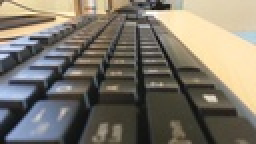
%> input picture PA1_keyboard_aligned/32/1.jpg, 128 x 72 px, shrunk from 1280 x 720 before the run (shown 2 times larger); its folder holds 3 pictures in this run
$ octave main.m   (GNU Octave 9; MATLAB toolbox functions it lacks are replaced by stand-ins)
%> lines starting %> are read from the running program, lines starting %| are printed output that depends on the picture
### loadImages.m
function Seq = loadImages(imgPath, imgType)
%> called with imgPath = 'PA1_keyboard_aligned\32\', imgType = '*.jpg'
    %imgPath = 'path/to/images/folder/';
    %imgType = '*.png'; % change based on image type
    images  = dir([imgPath imgType]);


    N = length(images);
    X = cell(N,1);

    for idx = 1:N
        X(idx,1) =  cellstr(images(idx).name);

    end


    X =natsortfiles(X);

    for idx = 1:N
        images(idx).name = char(X(idx));
    end


    % check images
    if( ~exist(imgPath, 'dir') || N<1 )
        display('Directory not found or no matching images found.');
    end

    % preallocate cell
    Seq{N,1} = [];

    for idx = 1:N
        Seq{idx} = imread([imgPath images(idx).name]);
    end
end

### natsort.m
function [X,ndx,dbg] = natsort(X,xpr,varargin) %#ok<*SPERR>
% Alphanumeric / Natural-Order sort the strings in a cell array of strings (1xN char).
%
% (c) 2012 Stephen Cobeldick
%
% Alphanumeric sort of a cell array of strings: sorts by character order
% and also by the values of any numbers that are within the strings. The
% default is case-insensitive ascending with integer number substrings:
% optional inputs control the sort direction, case sensitivity, and number
% matching (see the section "Number Substrings" below).
%
%%% Example:
% [6 lines of commented-out code are left out]
%%% Syntax:
%  Y = natsort(X)
%  Y = natsort(X,xpr)
%  Y = natsort(X,xpr,<options>)
% [Y,ndx] = natsort(X,...)
% [Y,ndx,dbg] = natsort(X,...)
%
% To sort filenames or filepaths use NATSORTFILES (File Exchange 47434).
% To sort the rows of a cell array of strings use NATSORTROWS (File Exchange 47433).
%
% See also NATSORTFILES NATSORTROWS SORT CELLSTR IREGEXP REGEXP SSCANF INTMAX
%
%% Number Substrings %%
%
% By default consecutive digit characters are interpreted as an integer.
% The optional regular expression pattern <xpr> permits the numbers to also
% include a +/- sign, decimal digits, exponent E-notation, or any literal
% characters, quantifiers, or look-around requirements. For more information:
% http://www.mathworks.com/help/matlab/matlab_prog/regular-expressions.html
%
% The substrings are then parsed by SSCANF into numeric variables, using
% either the *default format '%f' or the user-supplied format specifier.
%
% This table shows some example regular expression patterns for some common
% notations and ways of writing numbers (see section "Examples" for more):
%
% <xpr> Regular | Number Substring | Number Substring              | SSCANF
% Expression:   | Match Examples:  | Match Description:            | Format Specifier:
% ==============|==================|===============================|==================
% *         \d+ | 0, 1, 234, 56789 | unsigned integer              | %f  %u  %lu  %i
% --------------|------------------|-------------------------------|------------------
%     (-|+)?\d+ | -1, 23, +45, 678 | integer with optional +/- sign| %f  %d  %ld  %i
% --------------|------------------|-------------------------------|------------------
%     \d+\.?\d* | 012, 3.45, 678.9 | integer or decimal            | %f
% --------------|------------------|-------------------------------|------------------
%   \d+|Inf|NaN | 123, 4, Inf, NaN | integer, infinite or NaN value| %f
% --------------|------------------|-------------------------------|------------------
%  \d+\.\d+e\d+ | 0.123e4, 5.67e08 | exponential notation          | %f
% --------------|------------------|-------------------------------|------------------
%  0[0-7]+      | 012, 03456, 0700 | octal prefix & notation       | %o  %i
% --------------|------------------|-------------------------------|------------------
%  0X[0-9A-F]+  | 0X0, 0XFF, 0X7C4 | hexadecimal prefix & notation | %x  %i
% --------------|------------------|-------------------------------|------------------
%  0B[01]+      | 0B101, 0B0010111 | binary prefix & notation      | %b   (not SSCANF)
% --------------|------------------|-------------------------------|------------------
%
% The SSCANF format specifier (including %b) can include literal characters
% and skipped fields. The octal, hexadecimal and binary prefixes are optional.
% For more information: http://www.mathworks.com/help/matlab/ref/sscanf.html
%
%% Debugging Output Array %%
%
% The third output is a cell array <dbg>, to check if the numbers have
% been matched by the regular expression <rgx> and converted to numeric
% by the SSCANF format. The rows of <dbg> are linearly indexed from <X>:
%
% [~,~,dbg] = natsort(X)
% dbg =
%    'x'    [ 2]
%    'x'    [10]
%    'x'    [ 1]
%
%% Relative Sort Order %%
%
% The sort order of the number substrings relative to the characters
% can be controlled by providing one of the following string options:
%
% Option Token:| Relative Sort Order:                 | Example:
% =============|======================================|====================
% 'beforechar' | numbers < char(0:end)                | '1' < '#' < 'A'
% -------------|--------------------------------------|--------------------
% 'afterchar'  | char(0:end) < numbers                | '#' < 'A' < '1'
% -------------|--------------------------------------|--------------------
% 'asdigit'   *| char(0:47) < numbers < char(48:end)  | '#' < '1' < 'A'
% -------------|--------------------------------------|--------------------
%
% Note that the digit characters have character values 48 to 57, inclusive.
%
%% Examples %%
%
%%% Multiple integer substrings (e.g. release version numbers):
% [6 lines of commented-out code are left out]
%%% Integer, decimal or Inf number substrings, possibly with +/- signs:
% [6 lines of commented-out code are left out]
%%% Integer or decimal number substrings, possibly with an exponent:
% [6 lines of commented-out code are left out]
%%% Hexadecimal number substrings (possibly with '0X' prefix):
% [6 lines of commented-out code are left out]
%%% Binary number substrings (possibly with '0B' prefix):
% [6 lines of commented-out code are left out]
%%% UINT64 number substrings (with full precision!):
% natsort({'a18446744073709551615z', 'a18446744073709551614z'}, [], '%lu')
%  ans =   'a18446744073709551614z'  'a18446744073709551615z'
%
%%% Case sensitivity:
% [6 lines of commented-out code are left out]
%%% Sort direction:
% [6 lines of commented-out code are left out]
%%% Relative sort-order of number substrings compared to characters:
% [8 lines of commented-out code are left out]
%% Input and Output Arguments %%
%
%%% Inputs (*=default):
%   X   = CellArrayOfCharRowVectors, to be sorted into natural-order.
%   xpr = CharRowVector, regular expression for number substrings, '\d+'*.
% <options> tokens can be entered in any order, as many as required:
%   - Sort direction: 'descend'/'ascend'*.
%   - Case sensitive/insensitive matching: 'matchcase'/'ignorecase'*.
%   - Relative sort of numbers: 'beforechar'/'afterchar'/'asdigit'*.
%   - The SSCANF number conversion format, e.g.: '%x', '%i', '%f'*, etc.
%
%%% Outputs:
% [6 lines of commented-out code are left out]

%% Input Wrangling %%
%
assert(iscell(X),'First input <X> must be a cell array.')
tmp = cellfun('isclass',X,'char') & cellfun('size',X,1)<2 & cellfun('ndims',X)<3;
assert(all(tmp(:)),'First input <X> must be a cell array of char row vectors (1xN char).')
%
% Regular expression:
if nargin<2 || isnumeric(xpr)&&isempty(xpr)
	xpr = '\d+';
else
	assert(ischar(xpr)&&isrow(xpr),'Second input <xpr> must be a regular expression (char row vector).')
end
%
% Optional arguments:
tmp = cellfun('isclass',varargin,'char') & 1==cellfun('size',varargin,1) & 2==cellfun('ndims',varargin);
assert(all(tmp(:)),'All optional arguments must be char row vectors (1xN char).')
% Character case matching:
ChrM = strcmpi(varargin,'matchcase');
ChrX = strcmpi(varargin,'ignorecase')|ChrM;
% Sort direction:
DrnD = strcmpi(varargin,'descend');
DrnX = strcmpi(varargin,'ascend')|DrnD;
% Relative sort-order of numbers compared to characters:
RsoB = strcmpi(varargin,'beforechar');
RsoA = strcmpi(varargin,'afterchar');
RsoX = strcmpi(varargin,'asdigit')|RsoB|RsoA;
% SSCANF conversion format:
FmtX = ~(ChrX|DrnX|RsoX);
%
if nnz(FmtX)>1
	tmp = sprintf(', ''%s''',varargin{FmtX});
	error('Overspecified optional arguments:%s.',tmp(2:end))
end
if nnz(DrnX)>1
	tmp = sprintf(', ''%s''',varargin{DrnX});
	error('Sort direction is overspecified:%s.',tmp(2:end))
end
if nnz(RsoX)>1
	tmp = sprintf(', ''%s''',varargin{RsoX});
	error('Relative sort-order is overspecified:%s.',tmp(2:end))
end
%
%% Split Strings %%
%
% Split strings into number and remaining substrings:
[MtS,MtE,MtC,SpC] = regexpi(X(:),xpr,'start','end','match','split',varargin{ChrX});
%
% Determine lengths:
MtcD = cellfun(@minus,MtE,MtS,'UniformOutput',false);
LenZ = cellfun('length',X(:))-cellfun(@sum,MtcD);
LenY = max(LenZ);
LenX = numel(MtC);
%
dbg = cell(LenX,LenY);
NuI = false(LenX,LenY);
ChI = false(LenX,LenY);
ChA = char(double(ChI));
%
ndx = 1:LenX;
for k = ndx(LenZ>0)
	% Determine indices of numbers and characters:
	ChI(k,1:LenZ(k)) = true;
	if ~isempty(MtS{k})
		tmp = MtE{k} - cumsum(MtcD{k});
		dbg(k,tmp) = MtC{k};
		NuI(k,tmp) = true;
		ChI(k,tmp) = false;
	end
	% Transfer characters into char array:
	if any(ChI(k,:))
		tmp = SpC{k};
		ChA(k,ChI(k,:)) = [tmp{:}];
	end
end
%
%% Convert Number Substrings %%
%
if nnz(FmtX) % One format specifier
	fmt = varargin{FmtX};
	err = ['The supplied format results in an empty output from sscanf: ''',fmt,''''];
	pct = '(?<!%)(%%)*%'; % match an odd number of % characters.
	[T,S] = regexp(fmt,[pct,'(\d*)([bdiuoxfeg]|l[diuox])'],'tokens','split');
	assert(isscalar(T),'Unsupported optional argument: ''%s''',fmt)
	assert(isempty(T{1}{2}),'Format specifier cannot include field-width: ''%s''',fmt)
	switch T{1}{3}(1)
		case 'b' % binary
			fmt = regexprep(fmt,[pct,'(\*?)b'],'$1%$2[01]');
			val = dbg(NuI);
			if numel(S{1})<2 || ~strcmpi('0B',S{1}(end-1:end))
				% Remove '0B' if not specified in the format string:
				val = regexprep(val,'(0B)?([01]+)','$2','ignorecase');
			end
			val = cellfun(@(s)sscanf(s,fmt),val, 'UniformOutput',false);
			assert(~any(cellfun('isempty',val)),err)
			NuA(NuI) = cellfun(@(s)sum(pow2(s-'0',numel(s)-1:-1:0)),val);
		case 'l' % 64-bit
			NuA(NuI) = cellfun(@(s)sscanf(s,fmt),dbg(NuI)); %slow!
		otherwise % double
			NuA(NuI) = sscanf(sprintf('%s\v',dbg{NuI}),[fmt,'\v']); % fast!
	end
else % No format specifier -> double
	NuA(NuI) = sscanf(sprintf('%s\v',dbg{NuI}),'%f\v');
end
% Note: NuA's class is determined by SSCANF or the custom binary parser.
NuA(~NuI) = 0;
NuA = reshape(NuA,LenX,LenY);
%
%% Debugging Array %%
%
if nargout>2
	dbg(:) = {''};
	for k = reshape(find(NuI),1,[])
		dbg{k} = NuA(k);
	end
	for k = reshape(find(ChI),1,[])
		dbg{k} = ChA(k);
	end
end
%
%% Sort Columns %%
%
if ~any(ChrM) % ignorecase
	ChA = upper(ChA);
end
%
ide = ndx.';
% From the last column to the first...
for n = LenY:-1:1
	% ...sort the characters and number values:
	[C,idc] = sort(ChA(ndx,n),1,varargin{DrnX});
	[~,idn] = sort(NuA(ndx,n),1,varargin{DrnX});
	% ...keep only relevant indices:
	jdc = ChI(ndx(idc),n); % character
	jdn = NuI(ndx(idn),n); % number
	jde = ~ChI(ndx,n)&~NuI(ndx,n); % empty
	% ...define the sort-order of numbers and characters:
	jdo = any(RsoA)|(~any(RsoB)&C<'0');
	% ...then combine these indices in the requested direction:
	if any(DrnD) % descending
		idx = [idc(jdc&~jdo);idn(jdn);idc(jdc&jdo);ide(jde)];
	else % ascending
		idx = [ide(jde);idc(jdc&jdo);idn(jdn);idc(jdc&~jdo)];
	end
	ndx = ndx(idx);
end
%
ndx  = reshape(ndx,size(X));
X = X(ndx);
%
end
%%%%%%%%%%%%%%%%%%%%%%%%%%%%%%%%%%%%%%%%%%%%%%%%%%%%%%%%%%%%%%%%%%%%%%%%%%%natsort

### natsortfiles.m
function [X,ndx,dbg] = natsortfiles(X,varargin)
% Alphanumeric / Natural-Order sort of a cell array of filename/filepath strings (1xN char).
%
% (c) 2012 Stephen Cobeldick
%
% Alphanumeric sort of a cell array of filenames or filepaths: sorts by
% character order and also by the values of any numbers that are within
% the names. Filenames, file-extensions, and directories (if supplied)
% are split apart and are sorted separately: this ensures that shorter
% filenames sort before longer ones (i.e. thus giving a dictionary sort).
%
%%% Example:
% [7 lines of commented-out code are left out]
%%% Syntax:
%  Y = natsortfiles(X)
%  Y = natsortfiles(X,xpr)
%  Y = natsortfiles(X,xpr,<options>)
% [Y,ndx] = natsortfiles(X,...)
% [Y,ndx,dbg] = natsortfiles(X,...)
%
% To sort all of the strings in a cell array use NATSORT (File Exchange 34464).
% To sort the rows of a cell array of strings use NATSORTROWS (File Exchange 47433).
%
% See also NATSORT NATSORTROWS SORT CELLSTR IREGEXP REGEXP SSCANF DIR FILEPARTS FULLFILE
%
%% File Dependency %%
%
% NATSORTFILES requires the function NATSORT (File Exchange 34464). The inputs
% <xpr> and <options> are passed directly to NATSORT: see NATSORT for case
% sensitivity, sort direction, numeric substring matching, and other options.
%
%% Explanation %%
%
% Using SORT on filenames will sort any of char(0:45), including the printing
% characters ' !"#$%&''()*+,-', before the file extension separator character '.'.
% Therefore this function splits the name and extension and sorts them separately.
%
% Similarly the file separator character within filepaths can cause longer
% directory names to sort before shorter ones, as char(0:46)<'/' and char(0:91)<'\'.
% NATSORTFILES splits filepaths at each file separator character and sorts
% every level of the directory hierarchy separately, ensuring that shorter
% directory names sort before longer, regardless of the characters in the names.
%
%% Examples %%
%
% A = {'a2.txt', 'a10.txt', 'a1.txt'};
% sort(A)
%  ans = 'a1.txt'  'a10.txt'  'a2.txt'
% natsortfiles(A)
%  ans = 'a1.txt'  'a2.txt'  'a10.txt'
%
% B = {'test_new.m'; 'test-old.m'; 'test.m'};
% sort(B)         % Note '-' sorts before '.':
%  ans =
%    'test-old.m'
%    'test.m'
%    'test_new.m'
% natsortfiles(B) % Shorter names before longer (dictionary sort):
%  ans =
%    'test.m'
%    'test-old.m'
%    'test_new.m'
%
% C = {'test2.m'; 'test10-old.m'; 'test.m'; 'test10.m'; 'test1.m'};
% sort(C)         % Wrong numeric order:
%  ans =
%    'test.m'
%    'test1.m'
%    'test10-old.m'
%    'test10.m'
%    'test2.m'
% natsortfiles(C) % Correct numeric order, shorter names before longer:
%  ans =
%    'test.m'
%    'test1.m'
%    'test2.m'
%    'test10.m'
%    'test10-old.m'
%
%%% Directory Names:
% D = {'A2-old\test.m';'A10\test.m';'A2\test.m';'A1archive.zip';'A1\test.m'};
% sort(D)         % Wrong numeric order, and '-' sorts before '\':
%  ans =
%    'A10\test.m'
%    'A1\test.m'
%    'A1archive.zip'
%    'A2-old\test.m'
%    'A2\test.m'
% natsortfiles(D) % Shorter names before longer (dictionary sort):
%  ans =
%    'A1archive.zip'
%    'A1\test.m'
%    'A2\test.m'
%    'A2-old\test.m'
%    'A10\test.m'
%
%% Input and Output Arguments %%
%
% See NATSORT for a full description of <xpr> and the <options>.
%
%%% Inputs (*=default):
%  X   = CellArrayOfCharRowVectors, with filenames or filepaths to be sorted.
%  xpr = CharRowVector, regular expression to detect numeric substrings, '\d+'*.
%  <options> can be supplied in any order and are passed directly to NATSORT.
%
%%% Outputs:
%  Y   = CellArrayOfCharRowVectors, filenames of <X> sorted into natural-order.
%  ndx = NumericMatrix, same size as <X>. Indices such that Y = X(ndx).
%  dbg = CellVectorOfCellArrays, size 1xMAX(2+NumberOfDirectoryLevels).
%        Each cell contains the debug cell array for directory names,
%        filenames, or file extensions. To help debug <xpr>. See NATSORT.
%
% [Y,ndx,dbg] = natsortfiles(X,*xpr,<options>)

%% Input Wrangling %%
%
assert(iscell(X),'First input <X> must be a cell array.')
tmp = cellfun('isclass',X,'char') & cellfun('size',X,1)<2 & cellfun('ndims',X)<3;
assert(all(tmp(:)),'First input <X> must be a cell array of strings (1xN character).')
%
%% Split and Sort File Names/Paths %%
%
% Split full filepaths into file [path,name,extension]:
[pth,fnm,ext] = cellfun(@fileparts,X(:),'UniformOutput',false);
% Split path into {dir,subdir,subsubdir,...}:
pth = regexp(pth,'[^/\\]+','match'); % either / or \ as filesep.
len = cellfun('length',pth);
num = max(len);
vec{numel(len)} = [];
%
% Natural-order sort of the file extensions and filenames:
if nargout<3 % faster:
	[~,ndx] = natsort(ext,varargin{:});
	[~,ids] = natsort(fnm(ndx),varargin{:});
else % for debugging:
	[~,ndx,dbg{num+2}] = natsort(ext,varargin{:});
	[~,ids,tmp] = natsort(fnm(ndx),varargin{:});
	[~,idd] = sort(ndx);
	dbg{num+1} = tmp(idd,:);
end
ndx = ndx(ids);
%
% Natural-order sort of the directory names:
for k = num:-1:1
	idx = len>=k;
	vec(:) = {''};
	vec(idx) = cellfun(@(c)c(k),pth(idx));
	if nargout<3 % faster:
		[~,ids] = natsort(vec(ndx),varargin{:});
	else % for debugging:
		[~,ids,tmp] = natsort(vec(ndx),varargin{:});
		[~,idd] = sort(ndx);
		dbg{k} = tmp(idd,:);
	end
	ndx = ndx(ids);
end
%
% Return the sorted array and indices:
ndx = reshape(ndx,size(X));
X = X(ndx);
%
end
%%%%%%%%%%%%%%%%%%%%%%%%%%%%%%%%%%%%%%%%%%%%%%%%%%%%%%%%%%%%%%%%%%%%%%%%%%%natsortfiles

### FM.m
function [FMos] =  FM(wimages)
N = length(wimages);
FMos{N,1} = [];
% Taking Fourier transform of I
for idx = 1:N
I = rgb2gray(wimages{idx,1});
I = im2double(I);
%% Laplacian Focus measure
WSize =2;
MEANF = fspecial('average',[WSize WSize]);
%GL = fspecial('log',[5 5],1000);
H = fspecial('laplacian',0.1);%
%H = fspecial('sobel');
%FMo = imfilter(I,GL,'replicate');
FMo = imfilter(I,H,'replicate');
%FMo = imfilter(FMo, MEANF, 'replicate');


%% Square of Laplacian Focus measure
% [8 lines of commented-out code are left out]
FMos{idx,1} = FMo;
end

end

### maxfnf.m
function [Mp,Mf]=maxfnf(FMo)

ROWS = length(FMo{1}(:,1));
COLS = length(FMo{1}(1,:));
Mp = zeros(ROWS,COLS);
Mf = zeros(ROWS,COLS);


for i = 1:ROWS
for j = 1:COLS
    tmp =-100;
    idxmax = 1;
    for idx = 1 : length(FMo)
       FMmax = max(tmp,FMo{idx}(i,j));
       if FMmax > tmp
        idxmax = idx;
       end
       tmp = FMmax;
    end
    Mf(i,j) = idxmax;
    Mp(i,j) = FMmax;
end
end
WSize =5;
MEANF = fspecial('sobel');
%Mf = imfilter(Mf, MEANF, 'replicate');

end

### graphcut.m
function I = graphcut(Mf,thresD,thresS,G)

addpath('gco-v3.0\matlab');%D:\Desktop\
[x,y] = size(Mf);

sites = x*y;
labels = max(max(Mf));

Datacost = int32(zeros(labels,sites));
% Datacost
%thresD = 6;
%thresS= 18;
%G = 1;

for idx = 1:labels
for i = 1 : x
    for j = 1: y
        sitesn = y *(i-1) +j;
        Datacost(idx,sitesn) = abs(Mf(i,j)-(idx));
        if (Datacost(idx,sitesn) > thresD)
         Datacost(idx,sitesn) = thresD;
        end
     end
end
end

% Smoothcost
Smoothcost = int32(zeros(labels,labels));

for i = 1 : labels
    for j = 1:labels
        if i==j
        else
            if(j>i)
                Smoothcost(i,j) = (j-i);
               if(Smoothcost(i,j) > thresS)
                Smoothcost(i,j) = thresS;
               end
            else
                Smoothcost(i,j) = (i-j);
                if(Smoothcost(i,j) > thresS)
                    Smoothcost(i,j) = thresS;
                end
            end
        end
    end
end

% Neightbours

cons = x*y*4 -2*(x-2)-2*(y-2)-4*2;
si = zeros(1,cons);
sj = zeros(1,cons);
v = zeros(1,cons);
idn =1;
for idx = 1 : sites
    in = floor((idx-1)/y)+1;
    jn = idx-(y)*floor((idx-1)/y);
    jn1 = jn-1;
    if(jn1>0)
        sitesn = y *(in-1) +jn1;
        si(1,idn) =  idx;
        sj(1,idn) =  sitesn;
        v(1,idn) =  2.0;
        idn = idn+1;
    end

    jn1 = jn-2;
    if(jn1>0)
        sitesn = y *(in-1) +jn1;
        si(1,idn) =  idx;
        sj(1,idn) =  sitesn;
        v(1,idn) =  1.0;
        idn = idn+1;
    end


    in2 = in-1;
    if(in2>0)
        sitesn = y *(in2-1) +jn;
        si(1,idn) =  idx;
        sj(1,idn) =  sitesn;
        v(1,idn) =  2.0;
        idn = idn+1;
    end


    in2 = in-2;
    if(in2>0)
        sitesn = y *(in2-1) +jn;
        si(1,idn) =  idx;
        sj(1,idn) =  sitesn;
        v(1,idn) =  1.0;
        idn = idn+1;
    end


    jn3 = jn+1;
    if(jn3<=y)
        sitesn = y *(in-1) +jn3;
        si(1,idn) =  idx;
        sj(1,idn) =  sitesn;
        v(1,idn) =  2.0;
        idn = idn+1;
    end


    jn3 = jn+2;
    if(jn3<=y)
        sitesn = y *(in-1) +jn3;
        si(1,idn) =  idx;
        sj(1,idn) =  sitesn;
        v(1,idn) =  1.0;
        idn = idn+1;
    end


    in4 = in+1;
    if(in4<=x)
        sitesn = y *(in4-1) +jn;
        si(1,idn) =  idx;
        sj(1,idn) =  sitesn;
        v(1,idn) =  2.0;
        idn = idn+1;
    end

    in4 = in+2;
    if(in4<=x)
        sitesn = y *(in4-1) +jn;
        si(1,idn) =  idx;
        sj(1,idn) =  sitesn;
        v(1,idn) =  1.0;
        idn = idn+1;
    end

end

S = sparse(si,sj,v,sites,sites);

clear jn1 in2 jn3 in4 i j idx

h = GCO_Create(sites,labels);% hw x 32
GCO_SetDataCost(h,Datacost);
GCO_SetSmoothCost(h,G*Smoothcost);
GCO_SetNeighbors(h,S);
GCO_Expansion(h);
nlabels = GCO_GetLabeling(h);

I =zeros(x,y);
for idx = 1 : sites
    in = floor((idx-1)/y)+1;
    jn = idx-(y)*floor((idx-1)/y);
    I(in,jn) = nlabels(idx,1);
end

GCO_Delete(h);


end

### main.m
clear all;
clc;
close all;
%% STEP1: DATA LOADING AND IMAGE ALIGNMENT
dataSet =1; %1 for Keyboard, 2 for Balls
if(dataSet==1) % Keyboard
    ref = 32; %Template/ Reference Image Selection for Alignment
    dpath = 'PA1_keyboard_aligned\';%PA1_keyboard_aligned PA1_balls_aligned
    upath = 'PA1_dataset2_keyboard\'; %PA1_dataset2_keyboard\ PA1_dataset1_balls
else % Balls
    ref = 25; %Template/ Reference Image Selection for Alignment
    dpath = 'PA1_balls_aligned\';%PA1_keyboard_aligned PA1_balls_aligned
    upath = 'PA1_dataset1_balls\'; %PA1_dataset2_keyboard\ PA1_dataset1_balls
end

thresData = 6; %6% Data Cost Threshold Selection for Graph Cut
thresSmooth = 32;%18 % Smooth Cost Threshold Selection for Graph Cut
G =1; % Smooth Cost Gain Selection for Graph Cut
mask = 3; %mask size for WMF filter

% Parameters for Extra Credits
Sthres = 0.09; % Sparse Threshold
lambda = 0.001; % Lambda for Matting Laplacian

path = strcat(dpath,num2str(ref),'\');

if(exist(path))
    disp('Using Saved Dataset')
    type = '*.jpg';
    wimages= loadImages(path,type);
%> wimages = 3 items
else
    disp('Generating New Dataset')
    type = '*.jpg';
    images= loadImages(upath,type);
    wimages = falign(images,ref,dpath);
end

%% STEP 2: FOCUS MEASURE ESTIMATION
FMo = FM(wimages); % Finding focus measure of warped images
%> in FM, `N = length(wimages);`: N = 3
%> the loop in FM, `for idx = 1:N` made 3 passes
%> pass 1, in FM, `I = rgb2gray(wimages{idx,1});`:
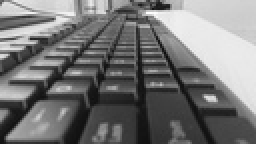
%> I: size 72x128 uint8 (shown 2 times larger); min 12, max 254, mean 118.2
%> pass 1, in FM, `FMo = imfilter(I,H,'replicate');`:
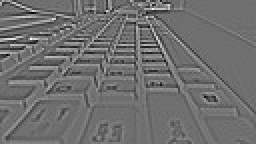
%> FMo: size 72x128 double (shown 2 times larger); min -0.873, max 1.12, mean -4.51e-17; drawn with min black and max white
%> after the loop in FM, `for idx = 1:N`: FMos = 3 items
%> FMo = 3 items
%> (the rest of the program and of its run is left out)
